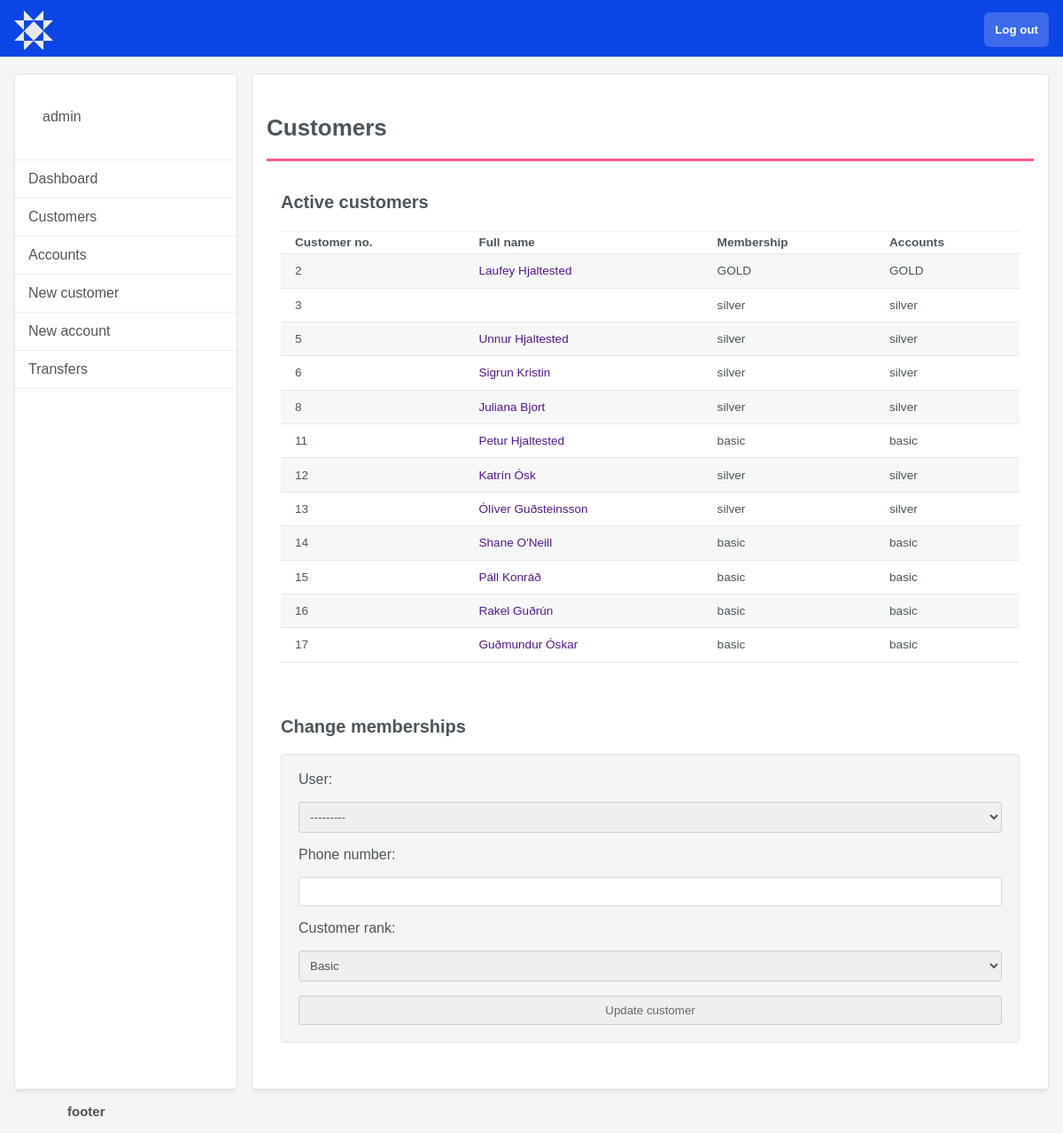
The page /staffCustomerView/ (signed in) on the database as committed earlier.
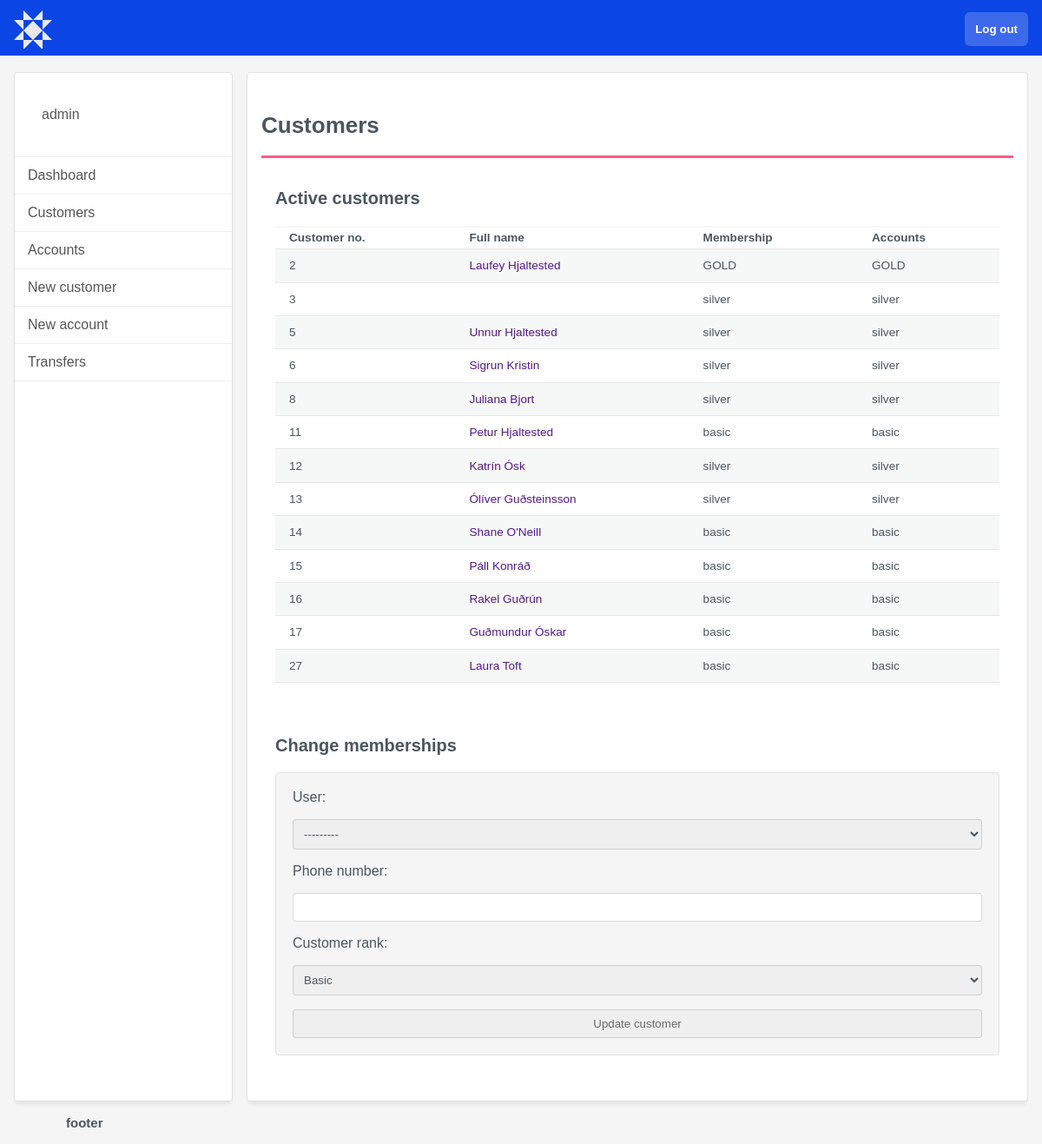
The same page on the database as committed later.
### bank_app/models.py (models this page shows, shortened)
class Customer(models.Model):
   BASIC = 'basic'
   SILVER = 'silver'
   GOLD = 'GOLD'
   RANKS = [
      (BASIC, 'Basic'),
      (SILVER, 'Silver'),
      (GOLD, 'Gold'),
   ]
   user = models.OneToOneField(User, primary_key=True, on_delete=models.CASCADE)
   phone_number = models.CharField(max_length=20)
   customer_rank = models.CharField(choices=RANKS, default=BASIC, max_length=6)
   totp_identity = models.UUIDField(default=uuid.uuid4, editable=False)
   @property
   def full_name(self) -> str:
      return f'{self.user.first_name} {self.user.last_name}'

### bank_app/views.py (the view)
# urls.py: path('staffCustomerView/', views.staffCustomerView, name='staffCustomerView'),
@login_required
def staffCustomerView(request):
   user = request.user
   assert request.user.is_staff, 'Not for regular customers, only for admin'
   if request.method == "POST":
      update_customer_form = UpdateCustomerForm(request.POST, instance=request.user.customer)
      if update_customer_form.is_valid:
         update_customer_form.save()
   context = {
      'update_customer_form':UpdateCustomerForm,
      'user_id':user.id,
      'customers':Customer.objects.all(),
   }
   return render(request, 'bank_app/staffCustomerView.html', context)

### bank_app/templates/bank_app/staffCustomerView.html (shortened to what this page needs)
{% extends 'bank_app/base/base2.html' %}
{% block content %}
<h2>Customers</h2>
<div class="flex">
  <div>
    <h3>Active customers</h3>
    <table class="account-table">
      <tr class="account-titles">
        <th>Customer no.</th>
        <th>Full name</th>
        <th>Membership</th>
        <th>Accounts</th>
      </tr>
      {% for customer in customers %}
      <tr>
        <td>{{ customer.user.id }}</td>
        <td><a href="">{{ customer.full_name }}</a></td>
        <td>{{ customer.customer_rank }}</td>
        <td>{{ customer.customer_rank }}</td>
      </tr>
      {% endfor %}
    </table>
  </div>
  <div class="form">
    <h3>Change memberships</h3>
    <div class="grayform">
      <form action="" method="POST">
        {{ update_customer_form }}
        <input type="submit" value="Update customer" name="" id="">
      </form>
    </div>
  </div>
</div>
{% endblock %}

Rows that differ between the two databases and show on the page:
added Customer: user.id "27", full_name "Laura Toft", customer_rank "basic"
